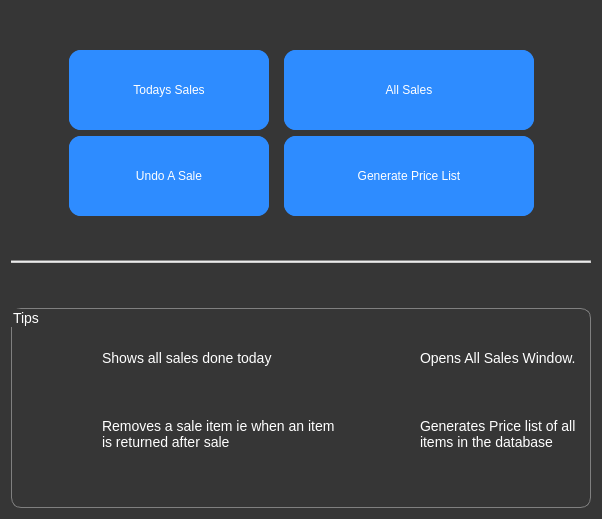
<?xml version="1.0" encoding="UTF-8"?>
<ui version="4.0">
 <class>SalesForm</class>
 <widget class="QWidget" name="SalesForm">
  <property name="geometry">
   <rect>
    <x>0</x>
    <y>0</y>
    <width>602</width>
    <height>519</height>
   </rect>
  </property>
  <property name="windowTitle">
   <string>Sales Window</string>
  </property>
  <property name="styleSheet">
   <string notr="true">QWidget, QLabel{
font:12px;
background-color:rgb(54,54,54);
color:white;
}

QPushButton:hover{
border:2px solid white;
}
QPushButton:pressed{
border:3px solid orange;
border-color: rgba(46, 140, 255, 190);
}
QGroupBox#groupBox{
border-radius:10px;
border:1px solid grey;
padding:5px;
font:12px;
}</string>
  </property>
  <layout class="QVBoxLayout" name="verticalLayout_5">
   <item>
    <spacer name="verticalSpacer">
     <property name="orientation">
      <enum>Qt::Vertical</enum>
     </property>
     <property name="sizeHint" stdset="0">
      <size>
       <width>20</width>
       <height>25</height>
      </size>
     </property>
    </spacer>
   </item>
   <item>
    <layout class="QHBoxLayout" name="horizontalLayout_7">
     <item>
      <spacer name="horizontalSpacer">
       <property name="orientation">
        <enum>Qt::Horizontal</enum>
       </property>
       <property name="sizeHint" stdset="0">
        <size>
         <width>40</width>
         <height>20</height>
        </size>
       </property>
      </spacer>
     </item>
     <item>
      <layout class="QVBoxLayout" name="verticalLayout_2">
       <item>
        <layout class="QHBoxLayout" name="horizontalLayout_5">
         <property name="spacing">
          <number>15</number>
         </property>
         <item>
          <widget class="QWidget" name="widget_todaysSales" native="true">
           <property name="minimumSize">
            <size>
             <width>200</width>
             <height>80</height>
            </size>
           </property>
           <property name="maximumSize">
            <size>
             <width>200</width>
             <height>80</height>
            </size>
           </property>
           <property name="styleSheet">
            <string notr="true">background-color:#2e8cff;
border-radius:12px;</string>
           </property>
           <layout class="QVBoxLayout" name="verticalLayout">
            <property name="leftMargin">
             <number>0</number>
            </property>
            <property name="topMargin">
             <number>0</number>
            </property>
            <property name="rightMargin">
             <number>0</number>
            </property>
            <property name="bottomMargin">
             <number>0</number>
            </property>
            <item>
             <layout class="QHBoxLayout" name="horizontalLayout">
              <item>
               <widget class="QPushButton" name="todaysSalesBtn">
                <property name="minimumSize">
                 <size>
                  <width>70</width>
                  <height>60</height>
                 </size>
                </property>
                <property name="maximumSize">
                 <size>
                  <width>400</width>
                  <height>200</height>
                 </size>
                </property>
                <property name="styleSheet">
                 <string notr="true">font: 16pt &quot;MS Shell Dlg 2&quot;;</string>
                </property>
                <property name="text">
                 <string>Todays Sales</string>
                </property>
                <property name="iconSize">
                 <size>
                  <width>50</width>
                  <height>50</height>
                 </size>
                </property>
               </widget>
              </item>
             </layout>
            </item>
           </layout>
          </widget>
         </item>
         <item>
          <widget class="QWidget" name="widget_allSales" native="true">
           <property name="minimumSize">
            <size>
             <width>250</width>
             <height>80</height>
            </size>
           </property>
           <property name="maximumSize">
            <size>
             <width>200</width>
             <height>80</height>
            </size>
           </property>
           <property name="styleSheet">
            <string notr="true">background-color:#2e8cff;
border-radius:12px;</string>
           </property>
           <layout class="QHBoxLayout" name="horizontalLayout_2">
            <property name="leftMargin">
             <number>0</number>
            </property>
            <property name="topMargin">
             <number>0</number>
            </property>
            <property name="rightMargin">
             <number>0</number>
            </property>
            <property name="bottomMargin">
             <number>0</number>
            </property>
            <item>
             <widget class="QPushButton" name="allSalesBtn">
              <property name="minimumSize">
               <size>
                <width>250</width>
                <height>60</height>
               </size>
              </property>
              <property name="maximumSize">
               <size>
                <width>250</width>
                <height>200</height>
               </size>
              </property>
              <property name="styleSheet">
               <string notr="true">font: 16pt &quot;MS Shell Dlg 2&quot;;</string>
              </property>
              <property name="text">
               <string>All Sales</string>
              </property>
              <property name="iconSize">
               <size>
                <width>50</width>
                <height>50</height>
               </size>
              </property>
             </widget>
            </item>
           </layout>
          </widget>
         </item>
        </layout>
       </item>
       <item>
        <layout class="QHBoxLayout" name="horizontalLayout_6">
         <property name="spacing">
          <number>15</number>
         </property>
         <item>
          <widget class="QWidget" name="widget_undoSale" native="true">
           <property name="minimumSize">
            <size>
             <width>200</width>
             <height>80</height>
            </size>
           </property>
           <property name="maximumSize">
            <size>
             <width>200</width>
             <height>80</height>
            </size>
           </property>
           <property name="styleSheet">
            <string notr="true">background-color:#2e8cff;
border-radius:12px;</string>
           </property>
           <layout class="QVBoxLayout" name="verticalLayout_3">
            <property name="leftMargin">
             <number>0</number>
            </property>
            <property name="topMargin">
             <number>0</number>
            </property>
            <property name="rightMargin">
             <number>0</number>
            </property>
            <property name="bottomMargin">
             <number>0</number>
            </property>
            <item>
             <layout class="QHBoxLayout" name="horizontalLayout_3">
              <item>
               <widget class="QPushButton" name="undoSaleBtn">
                <property name="minimumSize">
                 <size>
                  <width>70</width>
                  <height>60</height>
                 </size>
                </property>
                <property name="maximumSize">
                 <size>
                  <width>200</width>
                  <height>200</height>
                 </size>
                </property>
                <property name="styleSheet">
                 <string notr="true">font: 16pt &quot;MS Shell Dlg 2&quot;;</string>
                </property>
                <property name="text">
                 <string>Undo A Sale</string>
                </property>
                <property name="iconSize">
                 <size>
                  <width>50</width>
                  <height>50</height>
                 </size>
                </property>
               </widget>
              </item>
             </layout>
            </item>
           </layout>
          </widget>
         </item>
         <item>
          <widget class="QWidget" name="widget_compareSale" native="true">
           <property name="minimumSize">
            <size>
             <width>250</width>
             <height>80</height>
            </size>
           </property>
           <property name="maximumSize">
            <size>
             <width>250</width>
             <height>80</height>
            </size>
           </property>
           <property name="styleSheet">
            <string notr="true">background-color:#2e8cff;
border-radius:12px;</string>
           </property>
           <layout class="QVBoxLayout" name="verticalLayout_4">
            <property name="leftMargin">
             <number>0</number>
            </property>
            <property name="topMargin">
             <number>0</number>
            </property>
            <property name="rightMargin">
             <number>0</number>
            </property>
            <property name="bottomMargin">
             <number>0</number>
            </property>
            <item>
             <layout class="QHBoxLayout" name="horizontalLayout_4">
              <item>
               <widget class="QPushButton" name="generateplistBtn">
                <property name="minimumSize">
                 <size>
                  <width>250</width>
                  <height>60</height>
                 </size>
                </property>
                <property name="maximumSize">
                 <size>
                  <width>250</width>
                  <height>200</height>
                 </size>
                </property>
                <property name="styleSheet">
                 <string notr="true">font: 16pt &quot;MS Shell Dlg 2&quot;;</string>
                </property>
                <property name="text">
                 <string>Generate Price List</string>
                </property>
                <property name="iconSize">
                 <size>
                  <width>50</width>
                  <height>50</height>
                 </size>
                </property>
               </widget>
              </item>
             </layout>
            </item>
           </layout>
          </widget>
         </item>
        </layout>
       </item>
      </layout>
     </item>
     <item>
      <spacer name="horizontalSpacer_2">
       <property name="orientation">
        <enum>Qt::Horizontal</enum>
       </property>
       <property name="sizeHint" stdset="0">
        <size>
         <width>40</width>
         <height>20</height>
        </size>
       </property>
      </spacer>
     </item>
    </layout>
   </item>
   <item>
    <spacer name="verticalSpacer_2">
     <property name="orientation">
      <enum>Qt::Vertical</enum>
     </property>
     <property name="sizeHint" stdset="0">
      <size>
       <width>20</width>
       <height>26</height>
      </size>
     </property>
    </spacer>
   </item>
   <item>
    <widget class="Line" name="line">
     <property name="styleSheet">
      <string notr="true">background-color: rgb(204, 204, 204);</string>
     </property>
     <property name="orientation">
      <enum>Qt::Horizontal</enum>
     </property>
    </widget>
   </item>
   <item>
    <spacer name="verticalSpacer_3">
     <property name="orientation">
      <enum>Qt::Vertical</enum>
     </property>
     <property name="sizeHint" stdset="0">
      <size>
       <width>20</width>
       <height>25</height>
      </size>
     </property>
    </spacer>
   </item>
   <item>
    <widget class="QGroupBox" name="groupBox">
     <property name="minimumSize">
      <size>
       <width>0</width>
       <height>200</height>
      </size>
     </property>
     <property name="maximumSize">
      <size>
       <width>16777215</width>
       <height>300</height>
      </size>
     </property>
     <property name="styleSheet">
      <string notr="true">*
{font:14px;}</string>
     </property>
     <property name="title">
      <string>Tips</string>
     </property>
     <layout class="QHBoxLayout" name="horizontalLayout_8">
      <item>
       <layout class="QFormLayout" name="formLayout">
        <item row="0" column="0">
         <widget class="QPushButton" name="btn1">
          <property name="minimumSize">
           <size>
            <width>70</width>
            <height>70</height>
           </size>
          </property>
          <property name="styleSheet">
           <string notr="true">border-radius:2px;
border:none;
</string>
          </property>
          <property name="text">
           <string/>
          </property>
          <property name="iconSize">
           <size>
            <width>50</width>
            <height>50</height>
           </size>
          </property>
         </widget>
        </item>
        <item row="0" column="1">
         <widget class="QLabel" name="label_5">
          <property name="text">
           <string>Shows all sales done today</string>
          </property>
          <property name="wordWrap">
           <bool>true</bool>
          </property>
         </widget>
        </item>
        <item row="1" column="0">
         <widget class="QPushButton" name="btn2">
          <property name="minimumSize">
           <size>
            <width>70</width>
            <height>70</height>
           </size>
          </property>
          <property name="styleSheet">
           <string notr="true">border-radius:2px;
border:none;
</string>
          </property>
          <property name="text">
           <string/>
          </property>
          <property name="iconSize">
           <size>
            <width>50</width>
            <height>50</height>
           </size>
          </property>
         </widget>
        </item>
        <item row="1" column="1">
         <widget class="QLabel" name="label_6">
          <property name="text">
           <string>Removes a sale item ie when an item is returned after sale</string>
          </property>
          <property name="wordWrap">
           <bool>true</bool>
          </property>
         </widget>
        </item>
       </layout>
      </item>
      <item>
       <layout class="QFormLayout" name="formLayout_2">
        <item row="0" column="0">
         <widget class="QPushButton" name="btn3">
          <property name="minimumSize">
           <size>
            <width>70</width>
            <height>70</height>
           </size>
          </property>
          <property name="styleSheet">
           <string notr="true">border-radius:2px;
border:none;
</string>
          </property>
          <property name="text">
           <string/>
          </property>
          <property name="iconSize">
           <size>
            <width>50</width>
            <height>50</height>
           </size>
          </property>
         </widget>
        </item>
        <item row="0" column="1">
         <widget class="QLabel" name="label_7">
          <property name="text">
           <string>Opens All Sales Window.</string>
          </property>
         </widget>
        </item>
        <item row="1" column="1">
         <widget class="QLabel" name="label_8">
          <property name="text">
           <string>Generates Price list of all items in the database</string>
          </property>
          <property name="wordWrap">
           <bool>true</bool>
          </property>
         </widget>
        </item>
        <item row="1" column="0">
         <widget class="QPushButton" name="btn4">
          <property name="minimumSize">
           <size>
            <width>70</width>
            <height>70</height>
           </size>
          </property>
          <property name="styleSheet">
           <string notr="true">border-radius:2px;
border:none;
</string>
          </property>
          <property name="text">
           <string/>
          </property>
          <property name="iconSize">
           <size>
            <width>50</width>
            <height>50</height>
           </size>
          </property>
         </widget>
        </item>
       </layout>
      </item>
     </layout>
    </widget>
   </item>
  </layout>
 </widget>
 <resources/>
 <connections/>
</ui>
